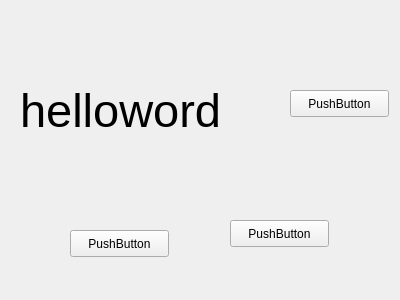
<?xml version="1.0" encoding="UTF-8"?>
<ui version="4.0">
 <class>Widget</class>
 <widget class="QWidget" name="Widget">
  <property name="geometry">
   <rect>
    <x>0</x>
    <y>0</y>
    <width>400</width>
    <height>300</height>
   </rect>
  </property>
  <property name="windowTitle">
   <string>Widget</string>
  </property>
  <widget class="QLabel" name="label">
   <property name="geometry">
    <rect>
     <x>20</x>
     <y>50</y>
     <width>261</width>
     <height>121</height>
    </rect>
   </property>
   <property name="font">
    <font>
     <pointsize>35</pointsize>
    </font>
   </property>
   <property name="text">
    <string>helloword</string>
   </property>
  </widget>
  <widget class="QPushButton" name="pushButton">
   <property name="geometry">
    <rect>
     <x>70</x>
     <y>230</y>
     <width>99</width>
     <height>27</height>
    </rect>
   </property>
   <property name="text">
    <string>PushButton</string>
   </property>
  </widget>
  <widget class="QPushButton" name="pushButton_2">
   <property name="geometry">
    <rect>
     <x>230</x>
     <y>220</y>
     <width>99</width>
     <height>27</height>
    </rect>
   </property>
   <property name="text">
    <string>PushButton</string>
   </property>
  </widget>
  <widget class="QPushButton" name="pushButton_3">
   <property name="geometry">
    <rect>
     <x>290</x>
     <y>90</y>
     <width>99</width>
     <height>27</height>
    </rect>
   </property>
   <property name="text">
    <string>PushButton</string>
   </property>
  </widget>
 </widget>
 <layoutdefault spacing="6" margin="11"/>
 <resources/>
 <connections/>
</ui>
